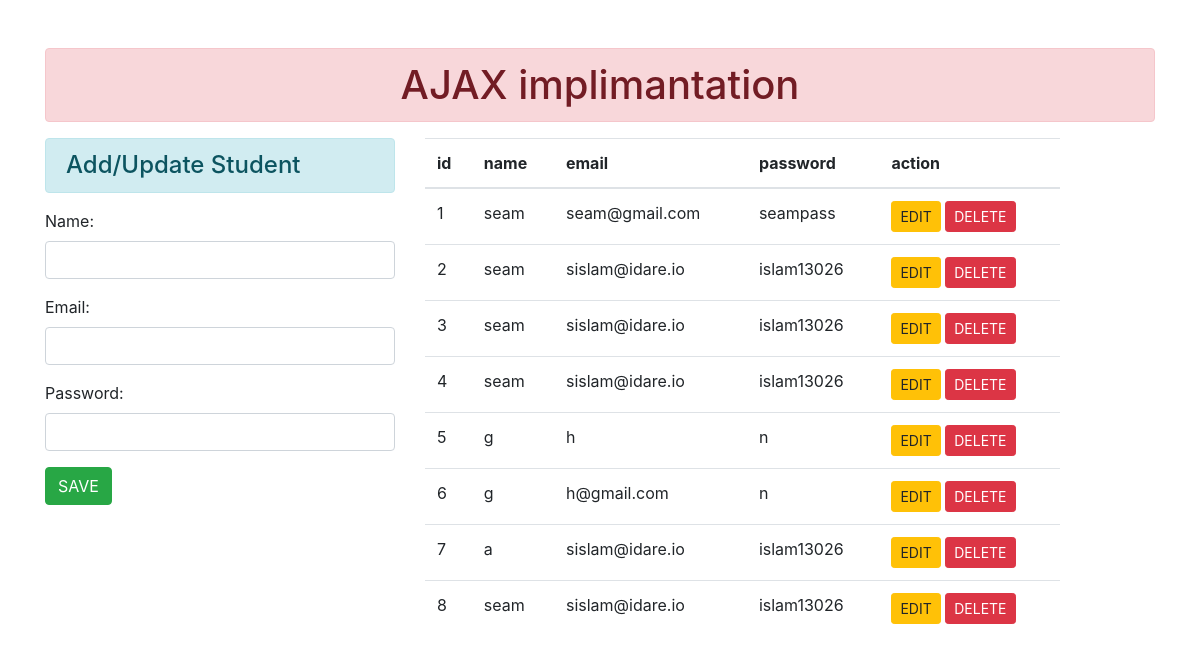
Page /home/ on the earlier database version.
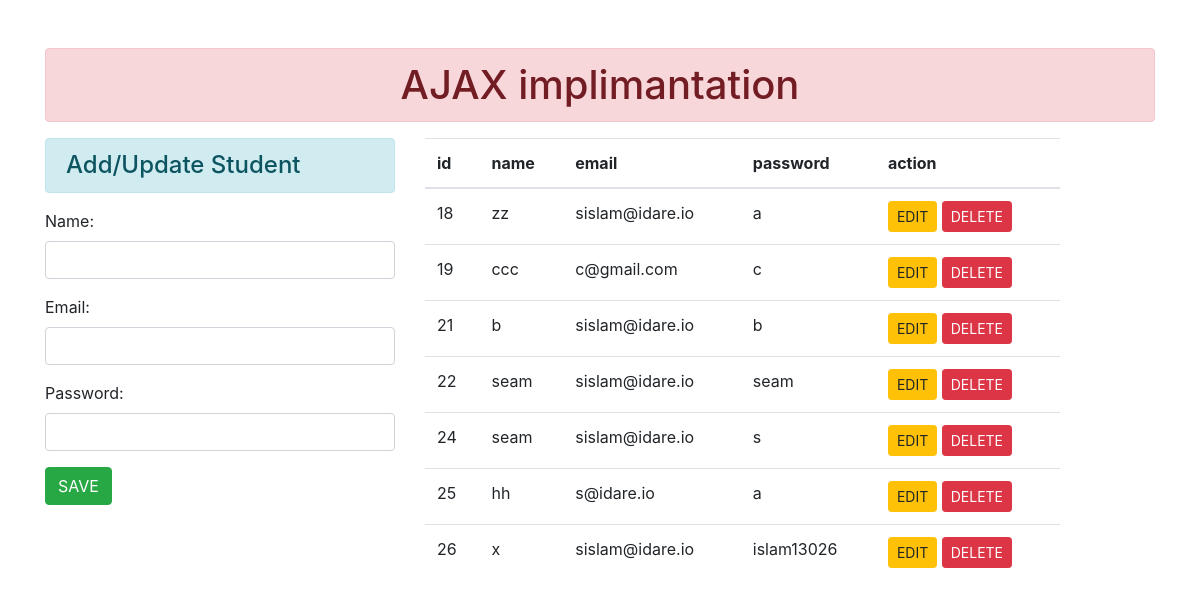
Same page on the later database version.
### enroll/models.py (models this page shows)
class User(models.Model):
    name=models.CharField(max_length=255)
    email=models.EmailField()
    password=models.CharField(max_length=30)

### enroll/views.py (the view)
# urls.py: 2. Add a URL to urlpatterns:  path('', views.home, name='home')
def home(request):
    form = StudentForm()
    stud=User.objects.all()
    return render(request,'home.html',{"form":form,"stu":stud})

### enroll/forms.py
class StudentForm(forms.ModelForm):
    class Meta:
        model=User
        fields=['name','email','password']
        widgets={
            'name': forms.TextInput(attrs={'class':'form-control','id':'nameid'}),
            'email': forms.EmailInput(attrs={'class':'form-control','id':'emailid'}),
            'password':forms.PasswordInput(attrs={'class':'form-control','id':'passwordid'})
        }

### enroll/templates/home.html (shortened to what this page needs)
{% load static%}
<!DOCTYPE html>
<html lang="en">
<head>
    <link rel="stylesheet" href="{% static 'enroll/css/bootstrap.css' %}">
</head>
<body>
    <div class="container mt-5">
        <h1 class="text-center alert alert-danger">AJAX implimantation</h1>
        <div class="row">
            <div class="col-sm-4">
                <h4 class="alert alert-info">Add/Update Student</h4>
                <form action="" method="POST">
                    {{form.as_p}}
                    <input type="button" name="button" id="btnsave" value="SAVE" class="btn btn-success">
                </form>
            </div>
            <div class="col-sm-7">
                <table class="table table-hover">
                    <thead>
                        <tr>
                            <th>id</th>
                            <th>name</th>
                            <th>email</th>
                            <th>password</th>
                            <th>action</th>
                        </tr>
                    </thead>
                    <tbody id="tbody">
                        {% for st in stu %}
                        <tr>
                            <td>{{st.id}}</td>
                            <td>{{st.name}}</td>
                            <td>{{st.email}}</td>
                            <td>{{st.password}}</td>
                            <td>
                                <input type="button" class="btn btn-warning btn-sm btn-edit" value="EDIT" data-sid={{st.id}}>
                                <input type="button" class="btn btn-danger btn-sm btn-del" value="DELETE" data-sid={{st.id}}>
                            </td>
                        </tr>
                        {% endfor %}
                    </tbody>
                </table>
            </div>
        </div>
    </div>
</body>
</html>

Differences in the rows shown:
removed User: id "1", name "seam", email "seam@gmail.com", password "seampass"
removed User: id "2", name "seam", email "sislam@idare.io", password "islam13026"
removed User: id "3", name "seam", email "sislam@idare.io", password "islam13026"
removed User: id "4", name "seam", email "sislam@idare.io", password "islam13026"
removed User: id "5", name "g", email "h", password "n"
removed User: id "6", name "g", email "h@gmail.com", password "n"
removed User: id "7", name "a", email "sislam@idare.io", password "islam13026"
removed User: id "8", name "seam", email "sislam@idare.io", password "islam13026"
added User: id "18", name "zz", email "sislam@idare.io", password "a"
added User: id "19", name "ccc", email "c@gmail.com", password "c"
added User: id "21", name "b", email "sislam@idare.io", password "b"
added User: id "22", name "seam", email "sislam@idare.io", password "seam"
added User: id "24", name "seam", email "sislam@idare.io", password "s"
added User: id "25", name "hh", email "s@idare.io", password "a"
added User: id "26", name "x", email "sislam@idare.io", password "islam13026"
